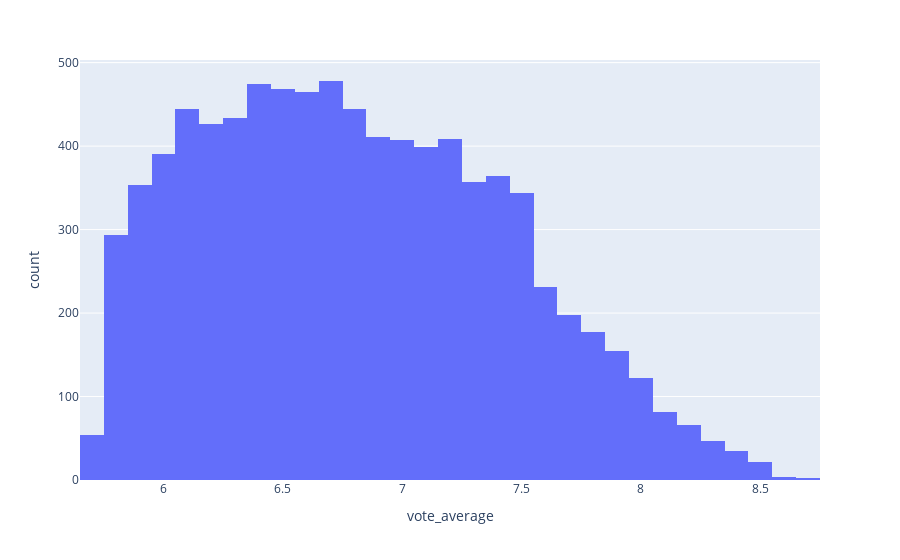

Notebook code cell kept with this figure:
### Code cell
f1=px.histogram(df,x='vote_average')
f1.show()

### Figure 1 — Plotly figure (JSON) as saved in the notebook; plotly's stock layout.template omitted (floating-point values rounded to 4 significant figures; data arrays with more than 128 entries replaced by an {"elided": "..."} marker saying what was removed)
{"data": [{"alignmentgroup": "True", "bingroup": "x", "hovertemplate": "vote_average=%{x}<br>count=%{y}<extra></extra>", "legendgroup": "", "marker": {"color": "#636efa", "pattern": {"shape": ""}}, "name": "", "offsetgroup": "", "orientation": "v", "showlegend": false, "type": "histogram", "x": {"elided": "8560 float values"}, "xaxis": "x", "yaxis": "y"}], "layout": {"barmode": "relative", "legend": {"tracegroupgap": 0}, "margin": {"t": 60}, "xaxis": {"anchor": "y", "domain": [0, 1], "title": {"text": "vote_average"}}, "yaxis": {"anchor": "x", "domain": [0, 1], "title": {"text": "count"}}}}
